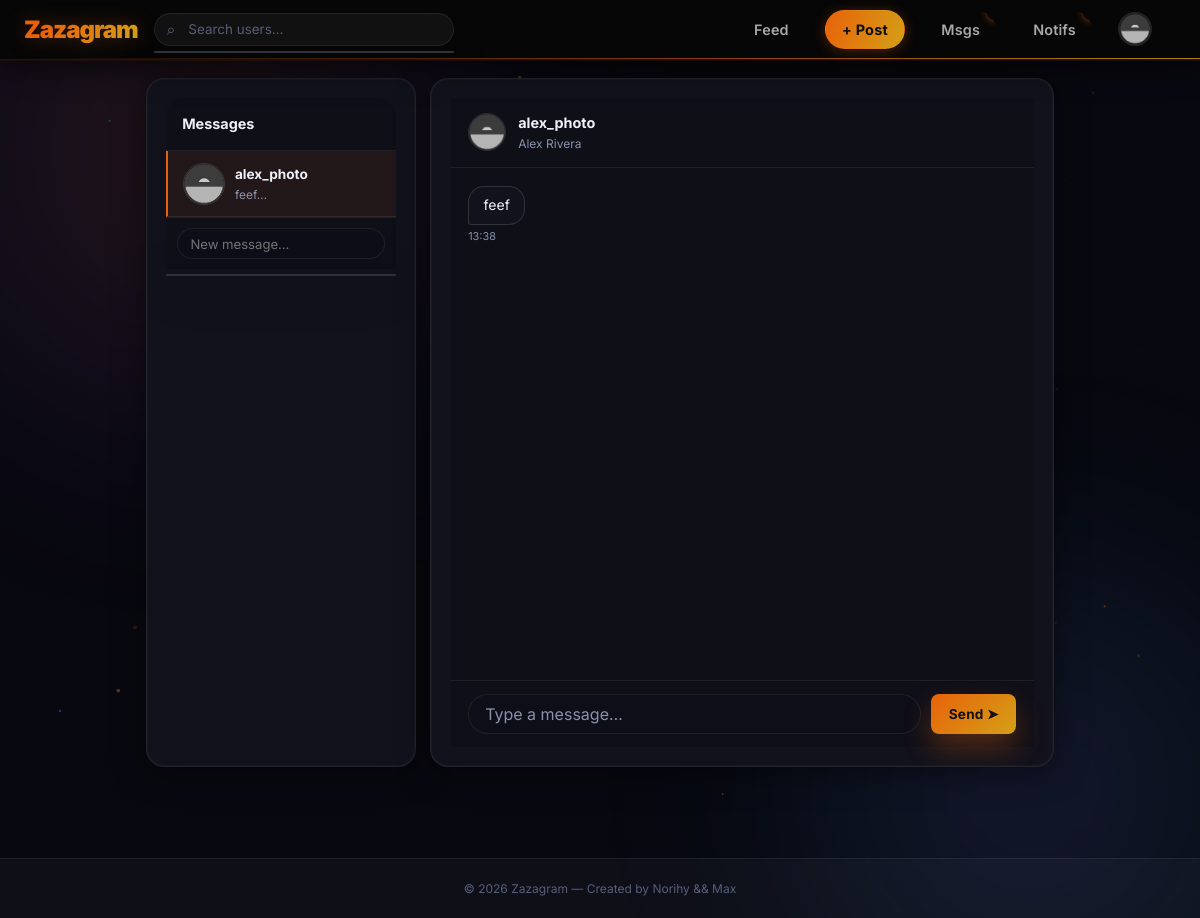
Screenshot of /pages/messages.php?user=1 (signed in) with the database file from the repository.
### tables this page shows
CREATE TABLE IF NOT EXISTS users (
  id INT AUTO_INCREMENT PRIMARY KEY,
  username VARCHAR(20) NOT NULL UNIQUE,
  email VARCHAR(255) NOT NULL UNIQUE,
  password VARCHAR(255) NOT NULL,
  first_name VARCHAR(100) DEFAULT '',
  last_name VARCHAR(100) DEFAULT '',
  bio TEXT,
  profile_picture VARCHAR(255) DEFAULT 'default_avatar.png',
  role ENUM('user','admin') NOT NULL DEFAULT 'user',
  is_banned TINYINT(1) NOT NULL DEFAULT 0,
  created_at VARCHAR(32) NOT NULL,
  updated_at VARCHAR(32) NOT NULL
);

CREATE TABLE IF NOT EXISTS messages (
  id INT AUTO_INCREMENT PRIMARY KEY,
  sender_id INT NOT NULL,
  receiver_id INT NOT NULL,
  content TEXT NOT NULL,
  is_read TINYINT(1) NOT NULL DEFAULT 0,
  created_at VARCHAR(32) NOT NULL,
  INDEX (sender_id),
  INDEX (receiver_id),
  CONSTRAINT messages_sender_fk FOREIGN KEY (sender_id) REFERENCES users(id) ON DELETE CASCADE,
  CONSTRAINT messages_receiver_fk FOREIGN KEY (receiver_id) REFERENCES users(id) ON DELETE CASCADE
);

### includes/auth.php (called while the page is built, shortened)
<?php
require_once __DIR__ . '/db.php';
function is_logged_in(): bool {
    return isset($_SESSION['user_id']);
}
function require_login(): void {
    $user = get_current_user_data();
}
function get_current_user_data(): ?array {
    $users = db_read('users.json');
    return db_find_one($users, 'id', $_SESSION['user_id']);
}
function unread_notification_count(int $user_id): int {
    $notifs = db_read('notifications.json');
    return count(array_filter($notifs, fn($n) => $n['user_id'] == $user_id && !$n['is_read']));
}
function unread_message_count(int $user_id): int {
    $messages = db_read('messages.json');
    return count(array_filter($messages, fn($m) => $m['receiver_id'] == $user_id && !$m['is_read']));
}

### includes/db.php (called while the page is built, shortened)
<?php
function db_table_from_file(string $file): string {
    $table = preg_replace('/\.json$/', '', basename($file));
    $allowed = ['users', 'posts', 'comments', 'friends', 'messages', 'notifications', 'likes'];
    return $table;
}
function db_bool_columns(string $table): array {
    return [
        'users' => ['is_banned'],
        'messages' => ['is_read'],
        'notifications' => ['is_read'],
    ][$table] ?? [];
}
function db_int_columns(string $table): array {
    return [
        'users' => ['id'],
        'posts' => ['id','user_id'],
        'comments' => ['id','post_id','user_id'],
        'friends' => ['id','requester_id','receiver_id'],
        'messages' => ['id','sender_id','receiver_id'],
        'notifications' => ['id','user_id','actor_id','reference_id'],
        'likes' => ['id','user_id','post_id'],
    ][$table] ?? ['id'];
}
function db(): PDO {
    static $pdo = null;
    if ($pdo instanceof PDO) return $pdo;
    $host = getenv('DB_HOST') ?: '127.0.0.1';
    $port = getenv('DB_PORT') ?: '3306';
    $name = getenv('DB_NAME') ?: 'zazagram';
    $user = getenv('DB_USER') ?: 'zazagram';
    $pass = getenv('DB_PASS') ?: 'zazagram';
    $dsn = "mysql:host={$host};port={$port};dbname={$name};charset=utf8mb4";
    $pdo = new PDO($dsn, $user, $pass, [
        PDO::ATTR_ERRMODE => PDO::ERRMODE_EXCEPTION,
        PDO::ATTR_DEFAULT_FETCH_MODE => PDO::FETCH_ASSOC,
    ]);
    return $pdo;
}
function db_normalize_row(string $table, array $row): array {
    foreach (db_int_columns($table) as $col) {
        if (array_key_exists($col, $row) && $row[$col] !== null) $row[$col] = (int)$row[$col];
    }
    foreach (db_bool_columns($table) as $col) {
        if (array_key_exists($col, $row)) $row[$col] = (bool)$row[$col];
    }
    return $row;
}
function db_read(string $file): array {
    $table = db_table_from_file($file);
    $stmt = db()->query("SELECT * FROM `{$table}` ORDER BY id ASC");
    $rows = $stmt->fetchAll();
    return array_map(fn($row) => db_normalize_row($table, $row), $rows);
}
function db_write(string $file, array $data): bool {
    $table = db_table_from_file($file);
    $pdo = db();
    $pdo->beginTransaction();
    try {
        $pdo->exec('SET FOREIGN_KEY_CHECKS=0');
        $pdo->exec("DELETE FROM `{$table}`");
        if (!empty($data)) {
            foreach ($data as $row) {
                foreach (db_bool_columns($table) as $col) {
                    if (array_key_exists($col, $row)) $row[$col] = $row[$col] ? 1 : 0;
                }
            }
        }
        $pdo->exec('SET FOREIGN_KEY_CHECKS=1');
        $pdo->commit();
        return true;
    } catch (Throwable $e) {
        $pdo->exec('SET FOREIGN_KEY_CHECKS=1');
        if ($pdo->inTransaction()) {
            $pdo->rollBack();
        }
        throw $e;
    }
}
function db_find_one(array $records, string $field, $value): ?array {
    foreach ($records as $record) {
        if (isset($record[$field]) && $record[$field] == $value) return $record;
    }
    return null;
}

### pages/messages.php (the view, shortened to what this page needs)
<?php
require_once __DIR__ . '/../includes/auth.php';
require_login();
$me       = get_current_user_data();
$messages = db_read('messages.json');
$users    = db_read('users.json');
$conversation_ids = [];
foreach ($messages as $m) {
    if ($m['sender_id'] == $me['id'])   $conversation_ids[$m['receiver_id']] = true;
    if ($m['receiver_id'] == $me['id']) $conversation_ids[$m['sender_id']]   = true;
}
$active_id   = (int)($_GET['user'] ?? 0);
$active_user = $active_id ? db_find_one($users, 'id', $active_id) : null;
if ($active_user) {
    foreach ($messages as &$m) {
        if ($m['sender_id'] == $active_id && $m['receiver_id'] == $me['id'] && !$m['is_read']) {
            $m['is_read'] = true;
        }
    }
}
$conv_messages = [];
if ($active_user) {
    $conv_messages = array_values(array_filter($messages, fn($m) =>
        ($m['sender_id'] == $me['id'] && $m['receiver_id'] == $active_id) ||
        ($m['sender_id'] == $active_id && $m['receiver_id'] == $me['id'])
    ));
}
include __DIR__ . '/../includes/header.php';
?>
<div class="messages-layout">
    <aside class="conversations-list card">
        <h3>Messages</h3>
        <?php if (empty($conversation_ids)): ?>
            <p class="muted">No conversations yet.</p>
        <?php else: ?>
            <?php foreach (array_keys($conversation_ids) as $uid):
                $other = db_find_one($users, 'id', $uid);
                if (!$other) continue;
                $last = null;
                foreach (array_reverse($messages) as $m) {
                    if (($m['sender_id'] == $me['id'] && $m['receiver_id'] == $uid) ||
                        ($m['sender_id'] == $uid   && $m['receiver_id'] == $me['id'])) {
                        $last = $m; break;
                    }
                }
            ?>
                <a href="?user=<?= $uid ?>" class="conv-item <?= $active_id == $uid ? 'active' : '' ?>">
                    <img src="<?= BASE_URL ?>/uploads/<?= htmlspecialchars($other['profile_picture']) ?>"
                         class="conv-avatar"
                         onerror="this.onerror=null;this.src='<?= BASE_URL ?>/assets/images/default_avatar.png'">
                    <div class="conv-info">
                        <strong><?= htmlspecialchars($other['username']) ?></strong>
                        <?php if ($last): ?>
                            <p><?= htmlspecialchars(substr($last['content'], 0, 35)) ?>…</p>
                        <?php endif; ?>
                    </div>
                </a>
            <?php endforeach; ?>
        <?php endif; ?>
        <div class="new-conv">
            <input type="text" id="new-conv-search" placeholder="New message…" autocomplete="off">
            <div id="new-conv-results" class="search-dropdown"></div>
        </div>
    </aside>
    <div class="chat-window card">
        <?php if ($active_user): ?>
            <div class="chat-header">
                <img src="<?= BASE_URL ?>/uploads/<?= htmlspecialchars($active_user['profile_picture']) ?>"
                     class="chat-avatar"
                     onerror="this.onerror=null;this.src='<?= BASE_URL ?>/assets/images/default_avatar.png'">
                <div>
                    <a href="<?= BASE_URL ?>/pages/profile.php?username=<?= urlencode($active_user['username']) ?>">
                        <strong><?= htmlspecialchars($active_user['username']) ?></strong>
                    </a>
                    <p><?= htmlspecialchars($active_user['first_name'] . ' ' . $active_user['last_name']) ?></p>
                </div>
            </div>
            <div class="chat-messages" id="chat-messages">
                <?php foreach ($conv_messages as $m): ?>
                    <div class="msg <?= $m['sender_id'] == $me['id'] ? 'msg-out' : 'msg-in' ?>" data-id="<?= (int)$m['id'] ?>">
                        <div class="msg-bubble"><?= nl2br(htmlspecialchars($m['content'])) ?></div>
                        <span class="msg-time"><?= date('H:i', strtotime($m['created_at'])) ?></span>
                    </div>
                <?php endforeach; ?>
            </div>
            <form class="chat-input-form" onsubmit="sendMessage(event, <?= $active_id ?>)">
                <input type="text" id="msg-input" placeholder="Type a message…" required autocomplete="off"
                       oninput="onMsgInput(<?= $active_id ?>)">
                <button type="submit" class="btn btn-primary">Send ➤</button>
            </form>
        <?php else: ?>
            <div class="chat-empty">
                <p>Select a conversation or start a new one</p>
            </div>
        <?php endif; ?>
    </div>
</div>
<?php include __DIR__ . '/../includes/footer.php'; ?>

### includes/header.php (shortened to what this page needs)
<?php
require_once __DIR__ . '/auth.php';
require_once __DIR__ . '/../includes/db.php';
$current_user = get_current_user_data();
$notif_count  = $current_user ? unread_notification_count($current_user['id']) : 0;
$msg_count    = $current_user ? unread_message_count($current_user['id']) : 0;
?>
<!DOCTYPE html>
<html lang="en">
<head>
    <link rel="stylesheet" href="<?= BASE_URL ?>/assets/css/main.css">
    <link rel="stylesheet" href="<?= BASE_URL ?>/assets/css/filters.css">
</head>
<body class="<?= htmlspecialchars($body_class ?? '') ?>">
<?php if ($current_user): ?>
<nav class="navbar">
    <div class="nav-inner">
        <a href="<?= BASE_URL ?>/pages/feed.php" class="nav-logo">
            <span class="logo-text">Zazagram</span>
        </a>
        <div class="desktop-only">
            <div class="nav-search">
                <input type="text" id="global-search" placeholder="Search users…" autocomplete="off">
                <div id="search-results" class="search-dropdown"></div>
            </div>
            <div class="nav-actions">
                <a href="<?= BASE_URL ?>/pages/feed.php" class="nav-btn" title="Feed">Feed</a>
                <a href="<?= BASE_URL ?>/pages/create_post.php" class="nav-btn nav-btn-cta" title="New Post">+ Post</a>
                <a href="<?= BASE_URL ?>/pages/messages.php" class="nav-btn nav-notif" title="Messages">
                    Msgs
                    <?php if ($msg_count > 0): ?>
                        <span class="badge"><?= $msg_count ?></span>
                    <?php endif; ?>
                </a>
                <a href="<?= BASE_URL ?>/pages/notifications.php" class="nav-btn nav-notif" title="Notifications">
                    Notifs
                    <?php if ($notif_count > 0): ?>
                        <span class="badge"><?= $notif_count ?></span>
                    <?php endif; ?>
                </a>
                <div class="nav-avatar-wrap">
                    <img
                        src="<?= BASE_URL ?>/uploads/<?= htmlspecialchars($current_user['profile_picture']) ?>?v=<?= strtotime($current_user['updated_at']) ?>"
                        class="nav-avatar"
                        alt="me"
                        data-user-id="<?= $current_user['id'] ?>"
                        onclick="toggleUserMenu()"
                        onerror="this.onerror=null;this.src='<?= BASE_URL ?>/assets/images/default_avatar.png'"
                    >
                </div>
            </div>
        </div>
    </div>
</nav>
<?php endif; ?>
<main class="main-content">

### rows the page displays
users: profile_picture (placeholder picture)
users: profile_picture (placeholder picture), username "alex_photo", first_name+last_name "Alex Rivera"
messages: content "feef", created_at "13:38"
